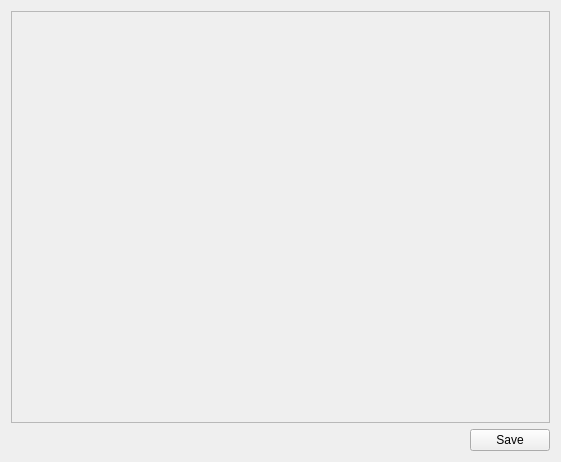
<?xml version="1.0" encoding="UTF-8"?>
<ui version="4.0">
 <class>WidgetTransGraph</class>
 <widget class="QWidget" name="WidgetTransGraph">
  <property name="geometry">
   <rect>
    <x>0</x>
    <y>0</y>
    <width>561</width>
    <height>462</height>
   </rect>
  </property>
  <property name="windowTitle">
   <string>Form</string>
  </property>
  <layout class="QVBoxLayout" name="verticalLayout_2">
   <item>
    <widget class="QFrame" name="framePlot">
     <property name="minimumSize">
      <size>
       <width>300</width>
       <height>300</height>
      </size>
     </property>
     <property name="frameShape">
      <enum>QFrame::StyledPanel</enum>
     </property>
     <property name="frameShadow">
      <enum>QFrame::Raised</enum>
     </property>
    </widget>
   </item>
   <item>
    <layout class="QHBoxLayout" name="horizontalLayout">
     <item>
      <spacer name="horizontalSpacer">
       <property name="orientation">
        <enum>Qt::Horizontal</enum>
       </property>
       <property name="sizeHint" stdset="0">
        <size>
         <width>40</width>
         <height>20</height>
        </size>
       </property>
      </spacer>
     </item>
     <item>
      <widget class="QPushButton" name="pushButtonSavePlot">
       <property name="text">
        <string>Save</string>
       </property>
      </widget>
     </item>
    </layout>
   </item>
  </layout>
 </widget>
 <resources/>
 <connections/>
</ui>
